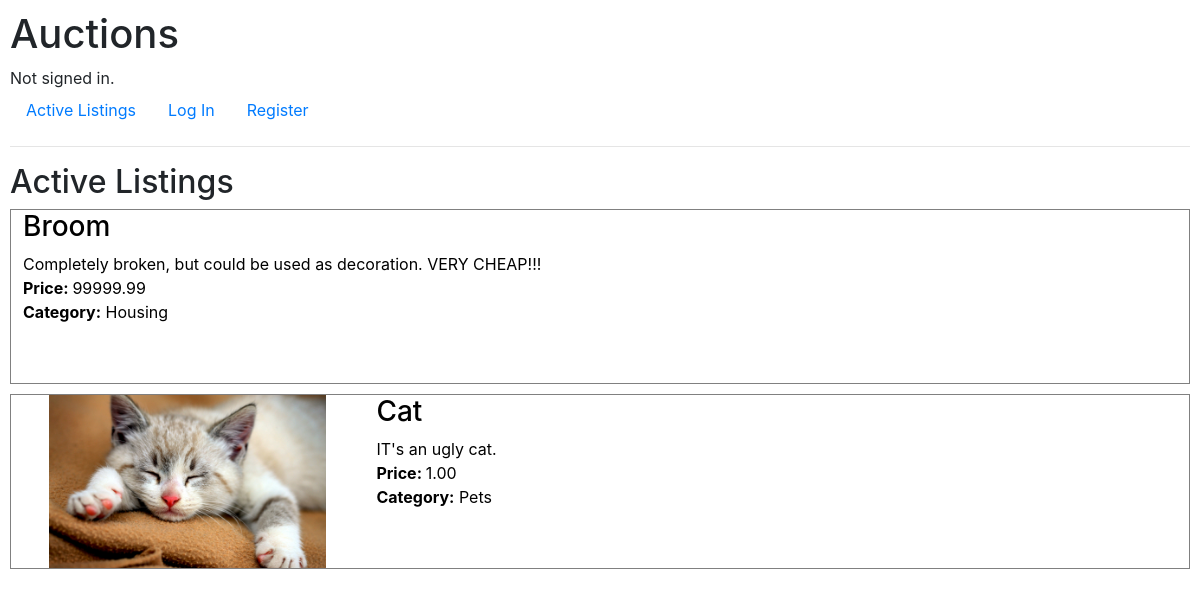
The page / on the database its author committed.
### auctions/models.py (models this page shows)
class Listing(models.Model):
    user = models.ForeignKey(User, on_delete=CASCADE, related_name="owner")
    title = models.CharField(max_length=100)
    description = models.CharField(max_length=1000)
    price = MoneyField(verbose_name="Starting bid in $:", max_digits=14, decimal_places=2, default_currency="USD")
    image = models.ImageField(upload_to="uploads/", verbose_name="Product image", blank=True)
    category = models.CharField(max_length=100, blank=True)

### auctions/views.py (the view)
# urls.py: path("", views.index, name="index"),
def index(request):
    return render(request, "auctions/index.html", {
        "listings": Listing.objects.all()
    })

### auctions/templates/auctions/index.html (shortened to what this page needs)
{% extends "auctions/layout.html" %}
{% block body %}
    <h2>Active Listings </h2>
    <div class="listings-cont">
        {% for listing in listings%}
        <a href={% url "listing" listing.id %} class="listing-cont">
            {% if listing.image%}
                <div class="image-cont">
                    <img src="media/{{listing.image}}" alt="Photograph of product">
                </div>
            {% endif %}
            <div class="text-cont">
                <div class="title-cont">
                    <h3>{{listing.title}}</h3>
                </div>
                <div class="description-cont">
                    {{listing.description}}
                </div>
                <div class="price-cont">
                    <strong> Price: </strong> {{listing.price}}
                </div>
                {%if listing.category != None %}
                    <div class="category-cont">
                        <strong>Category:</strong> {{listing.category}}
                    </div>
            </div>
            {%endif%}
        </a>
        {%empty%}
        <h3>There are currently no active listings</h3>
        {%endfor%}
    </div>
{% endblock %}

### auctions/static/auctions/styles.css (style rules this page uses)
body { padding: 10px; }
.listings-cont .listing-cont { text-decoration: none; color: black; border: 1px solid grey; display: -webkit-box; display: -ms-flexbox; display: flex; -webkit-box-orient: horizontal; -webkit-box-direction: normal; -ms-flex-direction: row; flex-direction: row; height: 175px; margin-bottom: 10px; }
.listings-cont .image-cont { -ms-flex-preferred-size: 30%; flex-basis: 30%; display: -webkit-box; display: -ms-flexbox; display: flex; -webkit-box-orient: horizontal; -webkit-box-direction: normal; -ms-flex-direction: row; flex-direction: row; -webkit-box-pack: center; -ms-flex-pack: center; justify-content: center; -webkit-box-flex: 1; -ms-flex-positive: 1; flex-grow: 1; }
.listings-cont .image-cont img { max-width: 100%; max-height: 100%; width: auto; height: auto; }
.listings-cont .text-cont { -ms-flex-preferred-size: 70%; flex-basis: 70%; padding-left: 1vw; -webkit-box-flex: 1; -ms-flex-positive: 1; flex-grow: 1; }

### rows shown on the page
Listing: title "Broom", description "Completely broken, but could be used as decoration. VERY CHEAP!!!", price "99999.99", category "Housing"
Listing: image (picture), title "Cat", description "IT's an ugly cat.", price "1.00", category "Pets"
